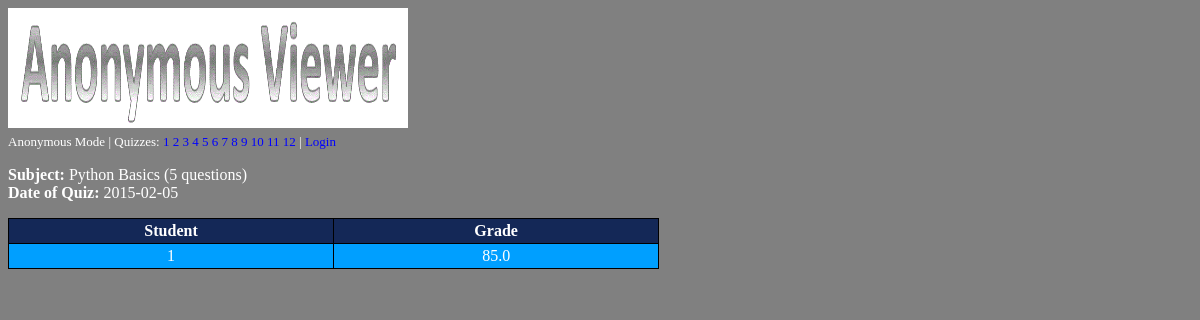
Page /quiz/1/results on the committed database.
### tables this page shows
CREATE TABLE Quizzes (
	id INTEGER PRIMARY KEY,
	subject TEXT,
    num_of_questions INTEGER,
    date DATE
);

CREATE TABLE Student_Results (
	student_id INTEGER,
    quiz_id INTEGER,
	result REAL
);

### studentgraderesults.py (the view)
@app.route('/quiz/<id>/results', methods=['GET','POST'])
def anonymous_view(id):
    anonymous_statement = """SELECT Student_Results.student_id, Quizzes.date,
                                Quizzes.subject, Student_Results.result,
                                Quizzes.num_of_questions, Quizzes.id
                             FROM Student_Results
                             LEFT JOIN Quizzes
                             ON Student_Results.quiz_id = Quizzes.id
                             WHERE quiz_id == %s
                             ORDER BY Student_Results.result DESC""" % id
    quiz_id_list_statement = """SELECT id FROM Quizzes"""
    conn = sqlite3.connect("studentgrade.db")
    grade_data_med = conn.execute(anonymous_statement)
    grade_data = grade_data_med.fetchall()
    quiz_id_list_med = conn.execute(quiz_id_list_statement)
    quiz_id_list = quiz_id_list_med.fetchall()
    conn.commit()
    conn.close()
    valid_quizzes = []
    for quiz_id in quiz_id_list:
        valid_quizzes.append(quiz_id[0])
    if len(grade_data) == 0:
        has_results = False
    else:
        has_results = True
    return render_template('AnonymousViewer.html', list_of_quizzes=grade_data,
                           has_results=has_results,
                           valid_quizzes=valid_quizzes)

### templates/AnonymousViewer.html (shortened to what this page needs)
<!DOCTYPE html>
<html lang="en">
<head>
</head>
<body>
<div class="thumbnail"><img src="http://localhost:5000/static/anonymousviewer.gif"  height="120" width="400"></div>
<font size="2">
    Anonymous Mode |
    Quizzes:
    {% for id in valid_quizzes %}
        <a href="/quiz/{{id}}/results">{{id}}</a>
    {% endfor %} |
    <a href="/login">Login</a> <br>
</font>
<p>
    {% if has_results %}
        <b>Subject:</b> {{ list_of_quizzes[0][2] }} ({{ list_of_quizzes[0][4] }} questions)<br>
        <b>Date of Quiz:</b> {{ list_of_quizzes[0][1] }}<br>
    {% endif %}
</p>
<table>
    <tr>
        <th width="50%"><center>Student</center></th>
        <th width="50%"><center>Grade</center></th>
    </tr>
    {% if has_results %}
        {% for quiz in list_of_quizzes %}
            <tr>
                <td><center>{{ quiz[0] }}</center></td>
                <td><center>{{ quiz[3] }}</center></td>
            </tr>
        {% endfor %}
    {% else %}
        <tr><td colspan="5"><center><i>No results</i></center></td></tr>
    {% endif %}
</table>
</body>
</html>

### templates/AnonymousViewer.html (style rules this page uses)
body { font-family: "Times New Roman", Times, serif; background-color: #808080; color: #FFFFFF; }
table { width: 55%; border-spacing: 0px; border-collapse: collapse; }
table, td, th { border: 1px solid black; padding: 3px; }
th { background-color: #142857; color: #ffffff; font-family: "Times New Roman", Times, serif; text-align: left; }
td { background-color: #009fff; color: #ffffff; font-family: "Times New Roman", Times, serif }
a:link { color: #0000FF; text-decoration: none; }

### rows in the picture
Quizzes: subject "Python Basics", num_of_questions "5", date "2015-02-05", student_id "1", result "85.0"

### other values in the picture
{{ id }} "1" "2" "3" "4" "5" "6" "7" "8" "9" "10" "11" "12"
